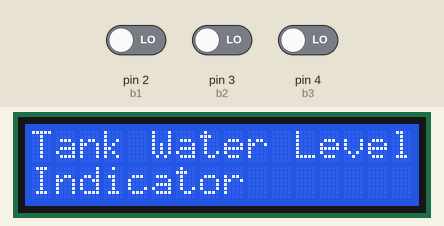
Recording of a sketch running on a simulated Arduino Uno, built with avr-gcc and run on an emulated ATmega328P. On the bench: 16×2 character LCD. The test bench sets the inputs (shaded band); at power-on: pin 2 (b1) LOW, pin 3 (b2) LOW, pin 4 (b3) LOW.

Above: at 2.7 s.
2.8 s: pin 2 (b1) driven HIGH
At 4.7 s:
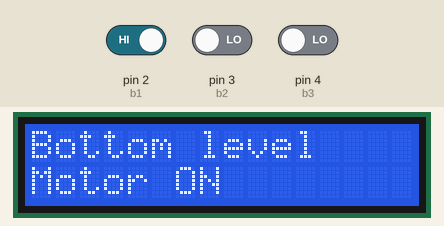
5.0 s: pin 3 (b2) driven HIGH
At 6.2 s:
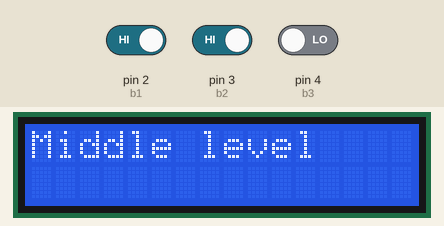
6.5 s: pin 4 (b3) driven HIGH
At 7.5 s:
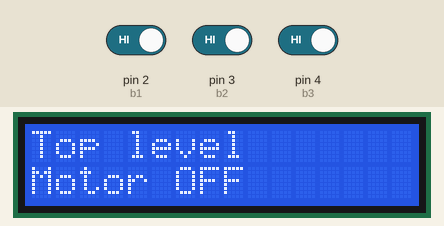
8.0 s: pin 4 (b3) driven LOW
At 8.8 s:
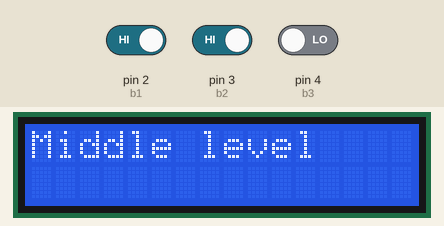
9.5 s: pin 2 (b1) driven LOW
At 10.1 s:
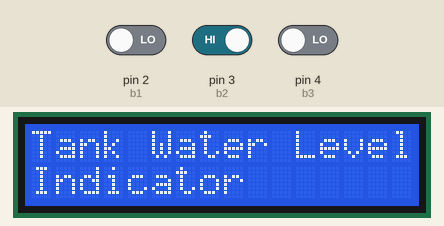
Timing chart, 0 to 12.1 s (numbered marks = the images above; inputs shaded):
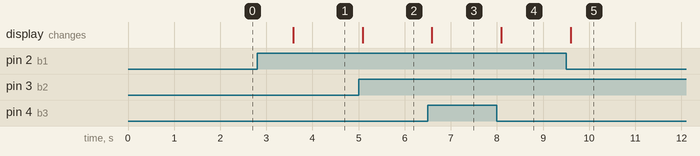

The sketch:

tank_water_level_using_LCD.ino
```cpp
#include <LiquidCrystal.h>

const int rs=12,en=11,d4=10,d5=9,d6=8,d7=7;

LiquidCrystal lcd(rs,en,d4,d5,d6,d7);

//Buttons
int b1=2;//bottom
int b2=3;//mid
int b3=4;//top

void setup() {
  // put your setup code here, to run once:
pinMode(b1,INPUT);
pinMode(b2,INPUT);
pinMode(b3,INPUT);

  lcd.begin(16,2);
  lcd.print("Tank Water Level");
  lcd.setCursor(0,1);
  lcd.print("Indicator");
  delay(1500);

}

void loop() {
  // put your main code here, to run repeatedly:
  int ro1=digitalRead(b1);
  int ro2=digitalRead(b2);
  int ro3=digitalRead(b3);

  if(ro1==1 && ro2==1 && ro3==1){
    lcd.clear();
    lcd.print("Top level");
    lcd.setCursor(0,1);
    lcd.print("Motor OFF");
    delay(1500);
  }
  else if(ro1==1 && ro2==1 && ro3==0){
    lcd.clear();
    lcd.print("Middle level");
    delay(1500);
  }
  else if(ro1==1 && ro2==0 && ro3==0){
    lcd.clear();
    lcd.print("Bottom level");
    lcd.setCursor(0,1);
    lcd.print("Motor ON");
    delay(1500);
  }
  else{
  lcd.clear();
  lcd.print("Tank Water Level");
  lcd.setCursor(0,1);
  lcd.print("Indicator");
  delay(1000);
  }

}
```

Measured:
- after the input at 2.8 s, the display: changes after 0.78 s (image 1)
- after the input at 5.0 s, the display: changes after 0.09 s (image 2)
- after the input at 6.5 s, the display: changes after 0.09 s (image 3)
- after the input at 8.0 s, the display: changes after 0.09 s (image 4)
- after the input at 9.5 s, the display: changes after 0.10 s (image 5)
